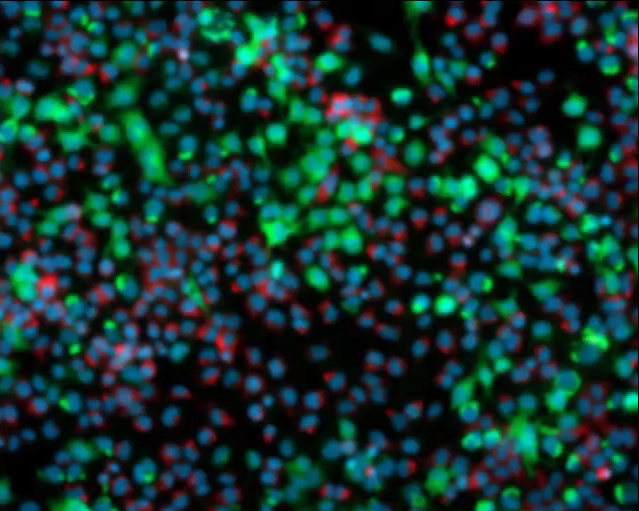
#> input picture images/test_image.jpg, 639 x 511 px
$ python 04-reading-images.py
#> lines starting #> are read from the running program, lines starting #| are printed output that depends on the picture
#pillow
from PIL import Image
import numpy as np

img = Image.open("images/test_image.jpg")
#> img is the input picture: PIL image 639x511 RGBA; mean R, G, B, A 19.1, 52.8, 48.2, 255
print(type(img))
#| <class 'PIL.PngImagePlugin.PngImageFile'>

#img.show()
print(img.format) #png
#| PNG

img1 = np.asarray(img)
print(type(img1)) #nump.ndarray
#| <class 'numpy.ndarray'>

######################################################

#Matplotlib
#pyplot

import matplotlib.image as mpimg
import matplotlib.pyplot as plt

img = mpimg.imread("images/test_image.jpg")
#> img: shape (511, 639, 4) float32
#print(type(img))
#♦print(img.shape) #511 satır, 639 sütun, 4 resim
plt.imshow(img)
plt.colorbar()

######################################################

#scikit-image

from skimage import io, img_as_float, img_as_ubyte
import matplotlib.pyplot as plt

image = io.imread("images/test_image.jpg")
#print(type(image))
#plt.imshow(image)
#print(image) #matris
image_float = img_as_float(image)
print(image_float)
#> (printed output is left out)

######################################################

#opencv-python

import cv2
from matplotlib import pyplot as plt
grey_img = cv2.imread("images/test_image.jpg",0)
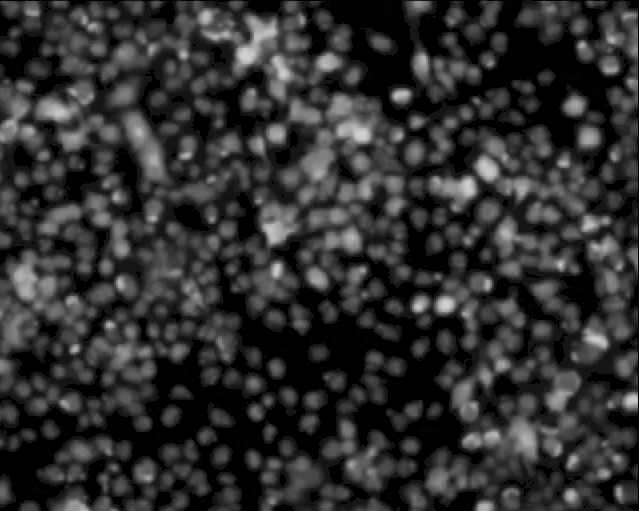
#> grey_img: shape (511, 639); min 0, max 210, mean 47.4
color_img = cv2.imread("images/test_image.jpg",1) #orijinal resim

#plt.imshow(img) #opencv RGB değil BGR olduğu için renkler değişiyor
plt.imshow(cv2.cvtColor(color_img, cv2.COLOR_BGR2RGB))

cv2.imshow("Grey Image",grey_img )
cv2.imshow("Color Image", color_img)
cv2.waitKey(0)

cv2.destroyAllWindows()

######################################################

# reading all images - glob

import cv2
import glob

path = "images/test_images/aeroplane/*"

for file in glob.glob(path):
    print(file)
    a = cv2.imread(file)
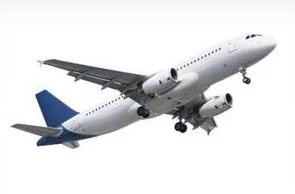
#> input picture images/test_images/aeroplane/test_1.png, 295 x 194 px
#> a is the input picture: shape (194, 295, 3); mean B, G, R 229.6, 228.1, 227.4
    print(a)
#> (printed output is left out)
    cv2.imshow("Original Image", a)
    cv2.waitKey(0)
    cv2.destroyAllWindows()


    c = cv2.cvtColor(a, cv2.COLOR_BGR2RGB)
    cv2.imshow("Color Image", c)
    cv2.waitKey(0)
    cv2.destroyAllWindows()
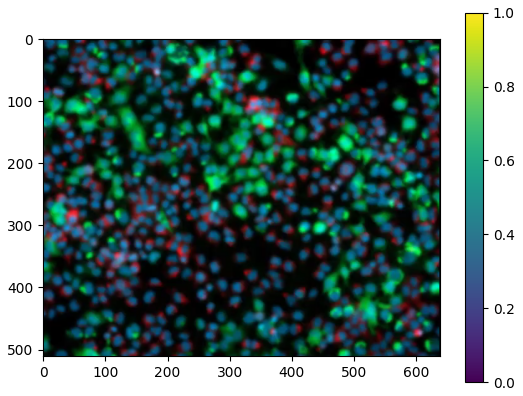
#> figure drawn by matplotlib, 2 panels
